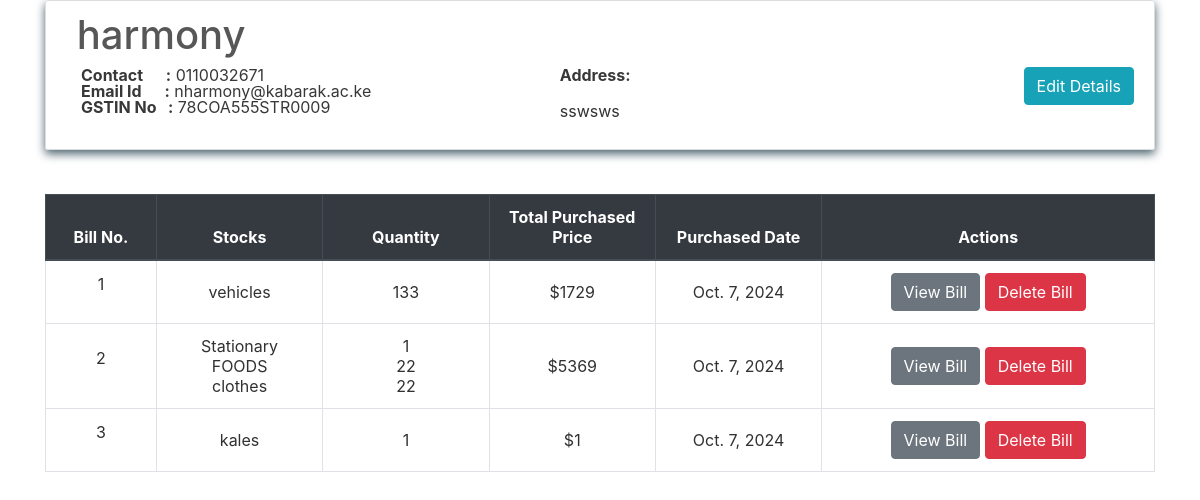
The app's page /transactions/suppliers/harmony with its own data.
### transactions/models.py (models this page shows, shortened)
class Supplier(models.Model):
    id = models.AutoField(primary_key=True)
    name = models.CharField(max_length=150)
    phone = models.CharField(max_length=12, unique=True)
    address = models.CharField(max_length=200)
    email = models.EmailField(max_length=254, unique=True)
    gstin = models.CharField(max_length=15, unique=True)
    is_deleted = models.BooleanField(default=False)

class PurchaseBill(models.Model):
    billno = models.AutoField(primary_key=True)
    time = models.DateTimeField(auto_now=True)
    supplier = models.ForeignKey(Supplier, on_delete = models.CASCADE, related_name='purchasesupplier')
    def get_items_list(self):
        return PurchaseItem.objects.filter(billno=self)
    def get_total_price(self):
        purchaseitems = PurchaseItem.objects.filter(billno=self)
        total = 0
        for item in purchaseitems:
            total += item.totalprice
        return total

class PurchaseItem(models.Model):
    billno = models.ForeignKey(PurchaseBill, on_delete = models.CASCADE, related_name='purchasebillno')
    stock = models.ForeignKey(Stock, on_delete = models.CASCADE, related_name='purchaseitem')
    quantity = models.IntegerField(default=1)
    perprice = models.IntegerField(default=1)
    totalprice = models.IntegerField(default=1)

### inventory/models.py (models this page shows, shortened)
class Stock(models.Model):
    id = models.AutoField(primary_key=True)
    name = models.CharField(max_length=30, unique=True)
    quantity = models.IntegerField(default=1)
    is_deleted = models.BooleanField(default=False)

### transactions/views.py (the view)
# urls.py: path('suppliers/<name>', views.SupplierView.as_view(), name='supplier'),
class SupplierView(View):
    def get(self, request, name):
        supplierobj = get_object_or_404(Supplier, name=name)
        bill_list = PurchaseBill.objects.filter(supplier=supplierobj)
        page = request.GET.get('page', 1)
        paginator = Paginator(bill_list, 10)
        try:
            bills = paginator.page(page)
        except PageNotAnInteger:
            bills = paginator.page(1)
        except EmptyPage:
            bills = paginator.page(paginator.num_pages)
        context = {
            'supplier'  : supplierobj,
            'bills'     : bills
        }
        return render(request, 'suppliers/supplier.html', context)

### transactions/templates/suppliers/supplier.html (shortened to what this page needs)
{% extends "base.html" %}
{% block content %}
    <div class="content-section">
        <div class="media">
            <div class="media-body">
                <h2 style="color:#575757;" class="account-heading">&nbsp;{{ supplier.name }}</h2>
                <a href="{% url 'edit-supplier' supplier.pk %}" class="btn btn-info" style="float: right;">Edit Details</a>
                <div class="row">
                    <div class="col-md-6">
                        <p class="fal">
                            <b>Contact &nbsp; &nbsp;&nbsp; :</b> {{ supplier.phone }} <br>
                            <b>Email Id &nbsp;&nbsp;&nbsp;&nbsp; :</b> {{ supplier.email }} <br>
                            <b>GSTIN No &nbsp; :</b> {{ supplier.gstin }} <br>
                        </p>
                    </div>
                    <div class="col-md-6">
                        <p class="fal">
                            <b>Address:</b> <br> {{ supplier.address|linebreaks }}
                        </p>
                    </div>
                </div>
            </div>
        </div>
    </div>
    <table class="table table-css table-hover table-bordered">
        <br>
        <thead class="thead-dark align-middle">
            <tr>
                <th width="10%">Bill No.</th>
                <th width="15%">Stocks</th>
                <th width="15%">Quantity</th>
                <th width="15%">Total Purchased Price</th>
                <th width="15%">Purchased Date</th>
                <th width="30%">Actions</th>
            </tr>
        </thead>
        <tbody>
            {% for purchase in bills %}
            <tr>
                <td class="align-middle"> <p>{{ purchase.billno }}</p> </td>
                <td class="align-middle">{% for item in purchase.get_items_list %} {{ item.stock.name }} <br> {% endfor %}</td>
                <td class="align-middle">{% for item in purchase.get_items_list %} {{ item.quantity }} <br> {% endfor %}</td>
                <td class="align-middle">${{ purchase.get_total_price }}</td>
                <td class="align-middle">{{ purchase.time.date }}</td>
                <td class="align-middle"> <a href="{% url 'purchase-bill' purchase.billno %}" class="btn btn-secondary">View Bill</a> <a href="{% url 'delete-purchase' purchase.pk %}" class="btn btn-danger">Delete Bill</a> </td>
            </tr>
            {% endfor %}
        </tbody>
    </table>
</div>
{% endblock content %}

### homepage/static/css/main.css (style rules this page uses)
body, html { height: 100%; }
.fal { color: #383838; }
p { color: rgb(49, 49, 49); }
a { color: #55b159; }
.table-css { color: #313131; }
h1, h2, h3, h4, h5, h6 { color: #ffffff; }
.content-section { background: transparent; box-shadow: 0 4px 10px #4e6570; color: rgb(36, 36, 36); padding: 10px 20px; border: 1px solid #dddddd; border-radius: 3px; margin-bottom: 20px; }
.account-heading { font-size: 2.5rem; }
.align-middle { text-align: center; }

### records on screen
Supplier: name "harmony", phone "0110032671", email "nharmony@kabarak.ac.ke", gstin "78COA555STR0009", address "sswsws"
PurchaseBill: billno "1", get_total_price "1729", time "Oct. 7, 2024"
PurchaseItem: stock.name "vehicles", quantity "133"
PurchaseBill: billno "2", get_total_price "5369", time "Oct. 7, 2024"
PurchaseItem: stock.name "Stationary", quantity "1"
PurchaseItem: stock.name "FOODS", quantity "22"
PurchaseItem: stock.name "clothes", quantity "22"
PurchaseBill: billno "3", get_total_price "1", time "Oct. 7, 2024"
PurchaseItem: stock.name "kales", quantity "1"
